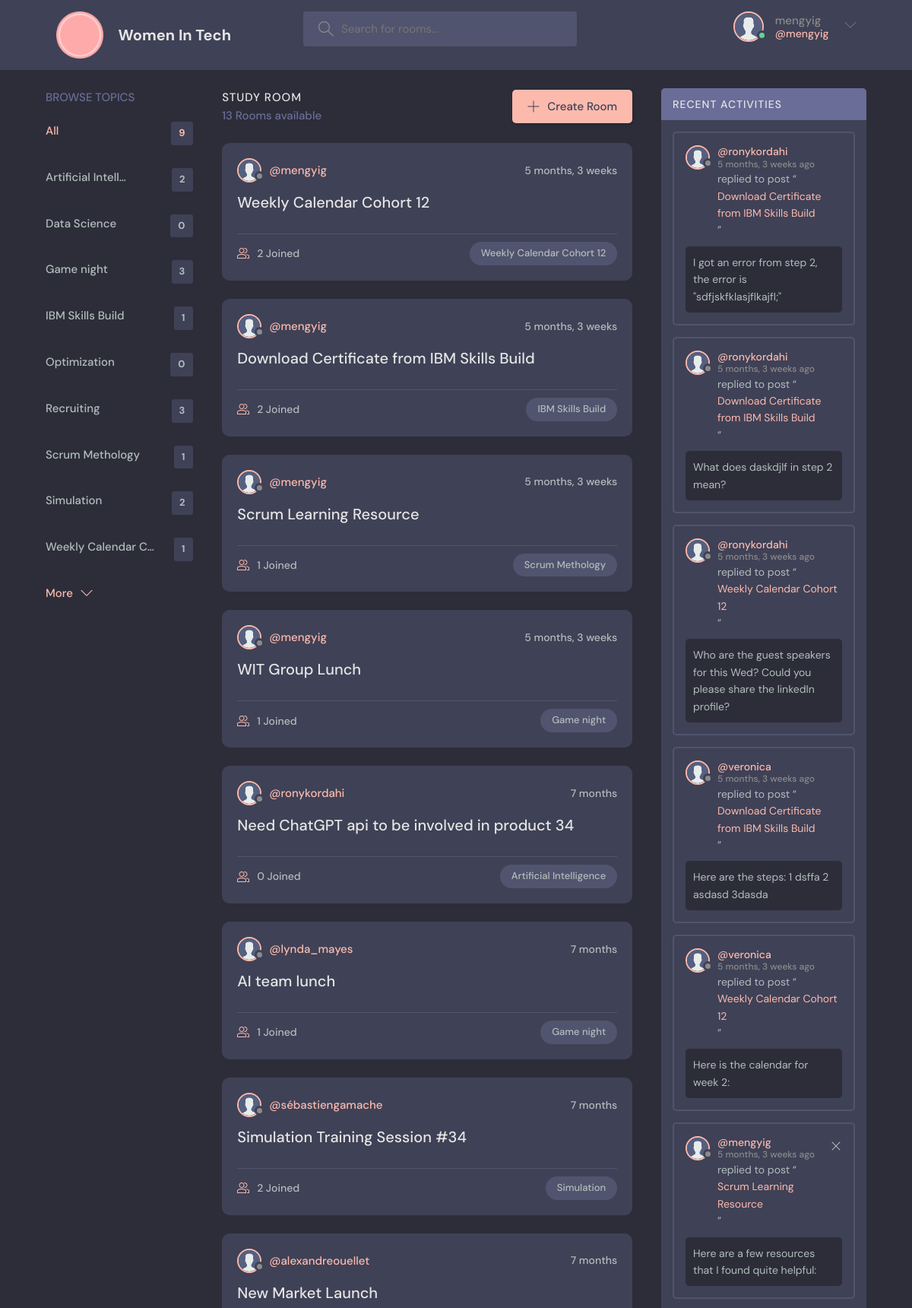
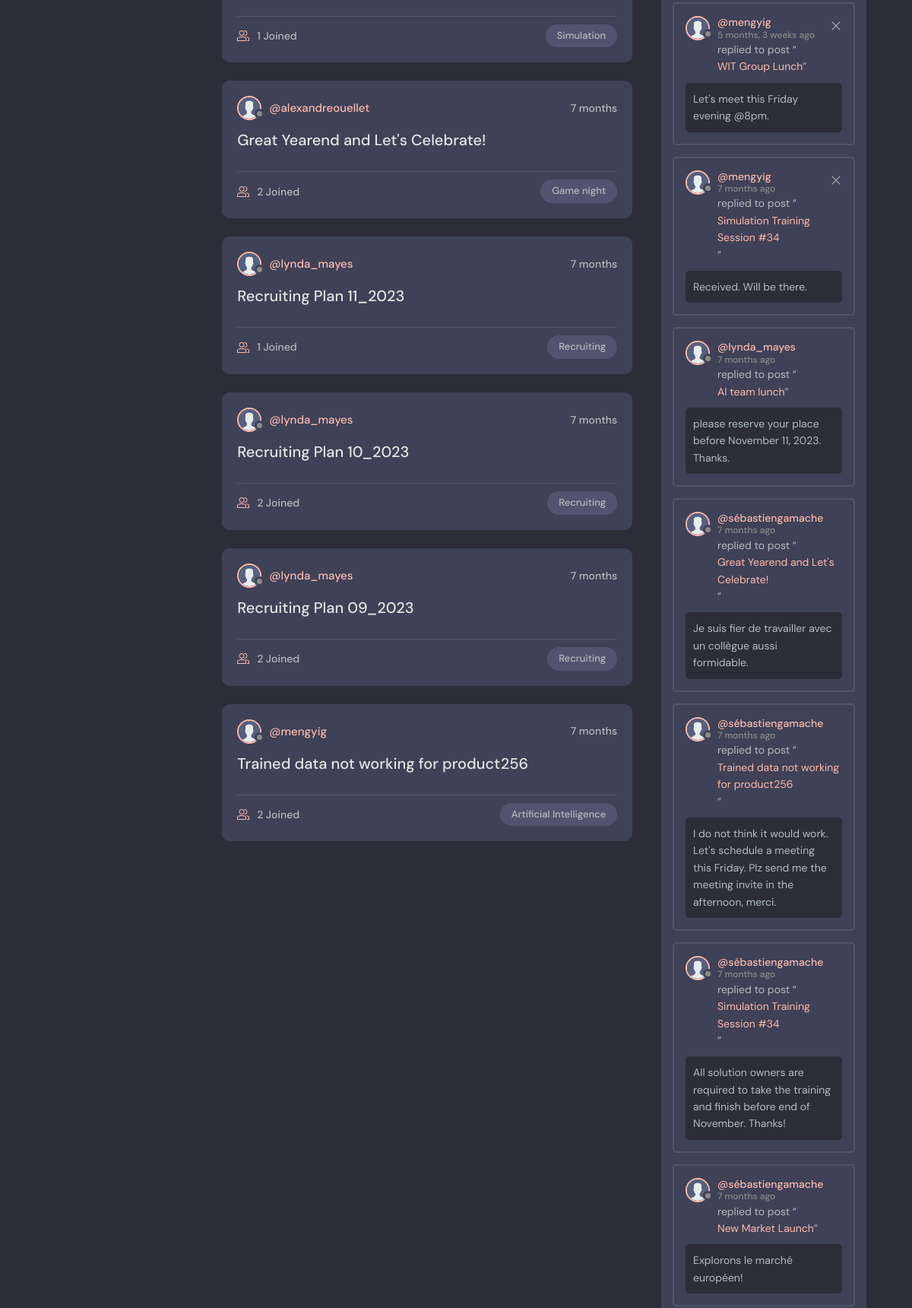
Screenshot of / (signed in, upper part) with the database file from the repository (2 pictures, top to bottom).
### base/models.py (models this page shows, shortened)
class Topic(models.Model):
    name = models.CharField(max_length=200)
    class Meta:
        ordering = ['name']

class Room(models.Model):
    host = models.ForeignKey(User, on_delete=models.SET_NULL, null=True)
    topic = models.ForeignKey(
        Topic, on_delete=models.SET_NULL, null=True)
    name = models.CharField(max_length=200)
    description = models.TextField(null=True, blank=True)
    participants = models.ManyToManyField(
        User, related_name="participants", blank=True)
    updated = models.DateTimeField(auto_now=True)
    created = models.DateTimeField(auto_now_add=True)
    class Meta:
        ordering = ['-updated', '-created']
    def __str__(self):
        return self.name

class Message(models.Model):
    user = models.ForeignKey(User, on_delete=models.CASCADE)
    room = models.ForeignKey(Room, on_delete=models.CASCADE)
    body = models.TextField()
    updated = models.DateTimeField(auto_now=True)
    created = models.DateTimeField(auto_now_add=True)
    class Meta:
        ordering = ['-updated', '-created']

### base/views.py (the view)
# urls.py: 2. Add a URL to urlpatterns:  path('', views.home, name='home')
def home(request):
    q = request.GET.get("q") if request.GET.get("q") != None else ""
    rooms = Room.objects.filter(
        Q(topic__name__icontains=q) | Q(name__icontains=q) | Q(description__icontains=q))
    topics = Topic.objects.all()
    room_count = rooms.count()
    room_messages = Message.objects.filter(Q(room__topic__name__icontains=q))
    context = {"rooms": rooms, "topics": topics,
               "room_count": room_count, "room_messages": room_messages}
    return render(request, "base/home.html", context)

### base/templates/base/home.html (shortened to what this page needs)
{% extends 'main.html' %}
{% block content %}
<main class=" layout layout--3">
  <div class="container">
    {% include 'base/topics_component.html'%}
    <div class="roomList">
      <div class="roomList__header">
        <div>
          <h2>Study Room</h2>
          <p>{{ room_count }} Rooms available</p>
        </div>
        <a class="btn btn--main" href="{% url 'create-room' %}">
          <svg version="1.1" xmlns="http://www.w3.org/2000/svg" width="32" height="32" viewBox="0 0 32 32">
            <title>add</title>
            <path
              d="M16.943 0.943h-1.885v14.115h-14.115v1.885h14.115v14.115h1.885v-14.115h14.115v-1.885h-14.115v-14.115z">
            </path>
          </svg>
          Create Room
        </a>
      </div>
      {% include 'base/feed_component.html'%}
    </div>
    {% include 'base/activity_component.html'%}
  </div>
</main>
{% endblock %}

### templates/navbar.html (shortened to what this page needs)
{% load static %}
<header class=" header header--loggedIn">
    <div class="container">
        <a href="{% url 'home' %}" class="header__logo">
            <img src="{% static 'images/pink-circle-hi.png' %}" />
            <h1>Women In Tech</h1>
        </a>
        <form class="header__search" method="GET" action="{% url 'home' %}">
            <label>
                <input name="q" placeholder="Search for rooms..." />
            </label>
        </form>
        <nav class="header__menu">
            {% if request.user.is_authenticated %}
            <div class="header__user">
                <a href="{% url 'update-user' %}">
                    <div class="avatar avatar--medium active">
                        <img src="{% static 'images/avatar.svg' %}" />
                    </div>
                    <p>{{request.user.username}} <span> @{{request.user.username}}</span></p>
                </a>
                <button class="dropdown-button">
                    <svg version="1.1" xmlns="http://www.w3.org/2000/svg" width="32" height="32" viewBox="0 0 32 32">
                        <title>chevron-down</title>
                        <path d="M16 21l-13-13h-3l16 16 16-16h-3l-13 13z"></path>
                    </svg>
                </button>
            </div>
            {% else %}
            <a href="{% url 'login' %}">
                <img src="{% static 'images/avatar.svg' %}" />
                <p>Login</p>
            </a>
            {% endif %}
        </nav>
    </div>
</header>

### base/templates/base/topics_component.html
<div class="topics">
    <div class="topics__header">
        <h2>Browse Topics</h2>
    </div>
    <ul class="topics__list">
        <li>
            <a href="{% url 'home' %}" class="active">All <span>{{topics.count}}</span></a>
        </li>
        {% for topic in topics %}
        <li>
            <a href="{% url 'home' %}?q={{topic.name}}">
                {{ topic.name | truncatechars:18 }}
                <span>{{topic.room_set.all.count}}</span></a>
        </li>
        {% endfor %}
    </ul>
    <a class="btn btn--link" href="topics.html">
        More
        <svg version="1.1" xmlns="http://www.w3.org/2000/svg" width="32" height="32" viewBox="0 0 32 32">
            <title>chevron-down</title>
            <path d="M16 21l-13-13h-3l16 16 16-16h-3l-13 13z"></path>
        </svg>
    </a>
</div>

### base/templates/base/feed_component.html (shortened to what this page needs)
{% for room in rooms %}
{% load static %}
<div class="roomListRoom">
    <div class="roomListRoom__header">
        <a href="{% url 'user-profile' room.host.id %}" class="roomListRoom__author">
            <div class="avatar avatar--small">
                <img src="{% static 'images/avatar.svg' %}" />
            </div>
            <span>@{{room.host.username}}</span>
        </a>
        <div class="roomListRoom__actions">
            <span>{{room.created|timesince}}</span>
        </div>
    </div>
    <div class="roomListRoom__content">
        <a href="{% url 'room' room.id%}">{{room.name}}</a>
    </div>
    <div class="roomListRoom__meta">
        <a href="{% url 'room' room.id%}" class="roomListRoom__joined">
            {{room.participants.all.count}} Joined
        </a>
        <p class="roomListRoom__topic">{{room.topic.name}}</p>
    </div>
</div>
{% endfor %}

### base/templates/base/activity_component.html
{% load static %}
<div class="activities">
    <div class="activities__header">
        <h2>Recent Activities</h2>
    </div>
    {% for message in room_messages %}
    <div class="activities__box">
        <div class="activities__boxHeader roomListRoom__header">
            <a href="{% url 'user-profile' message.user.id %}" class="roomListRoom__author">
                <div class="avatar avatar--small">
                    <img src="{% static 'images/avatar.svg' %}" />
                </div>
                <p>
                    @{{message.user}}
                    <span>{{message.created|timesince}} ago</span>
                </p>
            </a>
            {% if request.user == message.user %}
            <div class="roomListRoom__actions">
                <a href="{%url 'delete-message' message.id %}">
                    <svg version="1.1" xmlns="http://www.w3.org/2000/svg" width="32" height="32" viewBox="0 0 32 32">
                        <title>remove</title>
                        <path
                            d="M27.314 6.019l-1.333-1.333-9.98 9.981-9.981-9.981-1.333 1.333 9.981 9.981-9.981 9.98 1.333 1.333 9.981-9.98 9.98 9.98 1.333-1.333-9.98-9.98 9.98-9.981z">
                        </path>
                    </svg>
                </a>
            </div>
            {% endif %}
        </div>
        <div class="activities__boxContent">
            <p>replied to post “<a href="{% url 'room' message.room.id %}">{{message.room}}</a>”</p>
            <div class="activities__boxRoomContent">
                {{message.body}}
            </div>
        </div>
    </div>
    {% endfor %}
</div>

### rows the page displays
Topic: name "Artificial Intell…", room_set.all.count "2"
Topic: name "Data Science", room_set.all.count "0"
Topic: name "Game night", room_set.all.count "3"
Topic: name "IBM Skills Build", room_set.all.count "1"
Topic: name "Optimization", room_set.all.count "0"
Topic: name "Recruiting", room_set.all.count "3"
Topic: name "Scrum Methology", room_set.all.count "1"
Topic: name "Simulation", room_set.all.count "2"
Topic: name "Weekly Calendar C…", room_set.all.count "1"
Room: host.username "mengyig", created "5 months, 3 weeks", name "Weekly Calendar Cohort 12", participants.all.count "2", topic.name "Weekly Calendar Cohort 12"
Room: host.username "mengyig", created "5 months, 3 weeks", name "Download Certificate from IBM Skills Build", participants.all.count "2", topic.name "IBM Skills Build"
Room: host.username "mengyig", created "5 months, 3 weeks", name "Scrum Learning Resource", participants.all.count "1", topic.name "Scrum Methology"
Room: host.username "mengyig", created "5 months, 3 weeks", name "WIT Group Lunch", participants.all.count "1", topic.name "Game night"
Room: host.username "ronykordahi", created "7 months", name "Need ChatGPT api to be involved in product 34", participants.all.count "0", topic.name "Artificial Intelligence"
Room: host.username "lynda_mayes", created "7 months", name "AI team lunch", participants.all.count "1", topic.name "Game night"
Room: host.username "sébastiengamache", created "7 months", name "Simulation Training Session #34", participants.all.count "2", topic.name "Simulation"
Room: host.username "alexandreouellet", created "7 months", name "New Market Launch", participants.all.count "1", topic.name "Simulation"
Room: host.username "alexandreouellet", created "7 months", name "Great Yearend and Let's Celebrate!", participants.all.count "2", topic.name "Game night"
Room: host.username "lynda_mayes", created "7 months", name "Recruiting Plan 11_2023", participants.all.count "1", topic.name "Recruiting"
Room: host.username "lynda_mayes", created "7 months", name "Recruiting Plan 10_2023", participants.all.count "2", topic.name "Recruiting"
Room: host.username "lynda_mayes", created "7 months", name "Recruiting Plan 09_2023", participants.all.count "2", topic.name "Recruiting"
Room: host.username "mengyig", created "7 months", name "Trained data not working for product256", participants.all.count "2", topic.name "Artificial Intelligence"
Message: user "ronykordahi", created "5 months, 3 weeks", room "Download Certificate from IBM Skills Build", body "I got an error from step 2, the error is \"sdfjskfklasjflkajfl;\""
Message: user "ronykordahi", created "5 months, 3 weeks", room "Download Certificate from IBM Skills Build", body "What does daskdjlf in step 2 mean?"
Message: user "ronykordahi", created "5 months, 3 weeks", room "Weekly Calendar Cohort 12", body "Who are the guest speakers for this Wed? Could you please share the linkedIn profile?"
Message: user "veronica", created "5 months, 3 weeks", room "Download Certificate from IBM Skills Build", body "Here are the steps: 1 dsffa 2 asdasd 3dasda"
Message: user "veronica", created "5 months, 3 weeks", room "Weekly Calendar Cohort 12", body "Here is the calendar for week 2:"
Message: user "mengyig", created "5 months, 3 weeks", room "Scrum Learning Resource", body "Here are a few resources that I found quite helpful:"
Message: user "mengyig", created "5 months, 3 weeks", room "WIT Group Lunch", body "Let's meet this Friday evening @8pm."
Message: user "mengyig", created "7 months", room "Simulation Training Session #34", body "Received. Will be there."
Message: user "lynda_mayes", created "7 months", room "AI team lunch", body "please reserve your place before November 11, 2023. Thanks."
Message: user "sébastiengamache", created "7 months", room "Great Yearend and Let's Celebrate!", body "Je suis fier de travailler avec un collègue aussi formidable."
Message: user "sébastiengamache", created "7 months", room "Trained data not working for product256", body "I do not think it would work. Let's schedule a meeting this Friday. Plz send me the meeting invite in the afternoon, merci."
Message: user "sébastiengamache", created "7 months", room "Simulation Training Session #34", body "All solution owners are required to take the training and finish before end of November. Thanks!"
Message: user "sébastiengamache", created "7 months", room "New Market Launch", body "Explorons le marché européen!"

### other values shown
{{ request.user.username }} "mengyig"
{{ topics.count }} "9"
{{ room_count }} "13"
